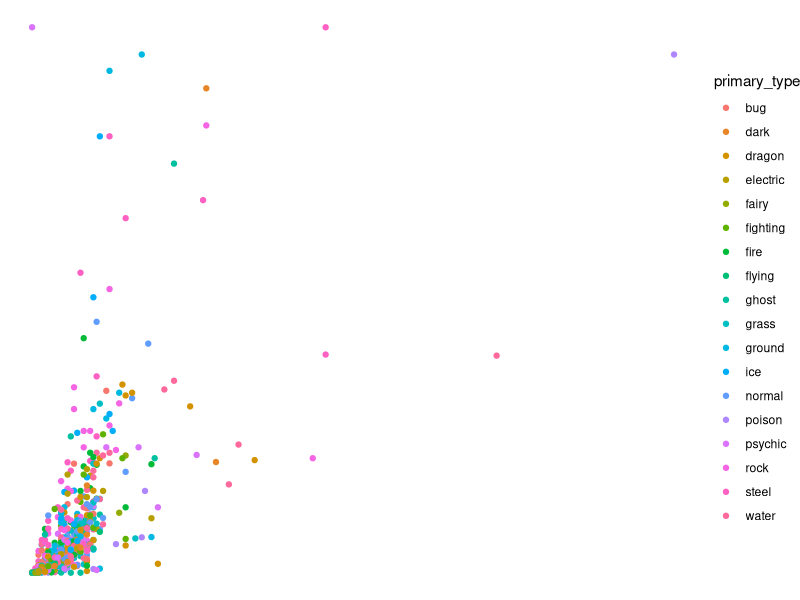

Source code (R):
library(here)
library(tidyverse)
library(ggplot2)

pokemon <- read_csv(here("data", "pokemon.csv"))

ggplot(pokemon, aes(x = height_m, y = weight_kg, color = primary_type)) +
  geom_point() +
  theme_void()
